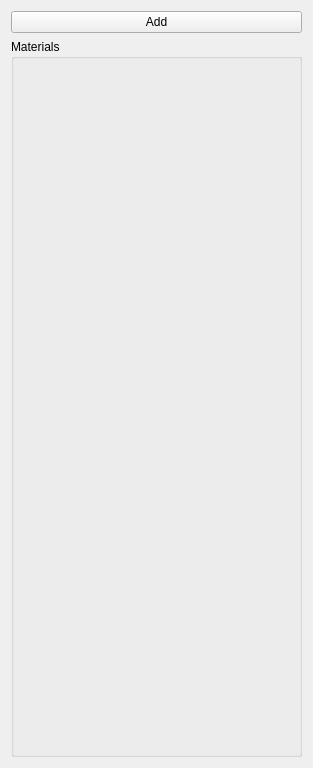
<ui version="4.0" >
 <class>MaterialContainer</class>
 <widget class="QWidget" name="MaterialContainer" >
  <property name="geometry" >
   <rect>
    <x>0</x>
    <y>0</y>
    <width>313</width>
    <height>768</height>
   </rect>
  </property>
  <property name="windowTitle" >
   <string>Materials</string>
  </property>
  <layout class="QVBoxLayout" >
   <item>
    <widget class="QPushButton" name="addButton" >
     <property name="text" >
      <string>Add</string>
     </property>
    </widget>
   </item>
   <item>
    <widget class="QGroupBox" name="materialsGroup" >
     <property name="title" >
      <string>Materials</string>
     </property>
    </widget>
   </item>
  </layout>
 </widget>
 <resources/>
 <connections/>
</ui>
